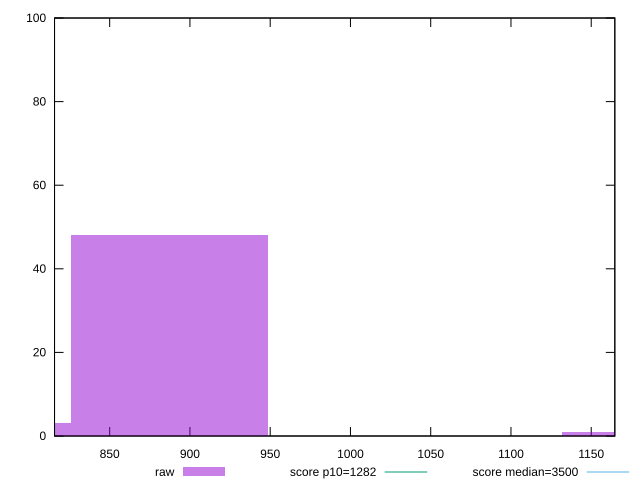

This chart was generated by the following gnuplot code:
reset

$raw <<EOF
1162.6411662897672 1
917.8746049656056 48
856.6829646345652 48
795.4913243035248 3
EOF

set key outside below
set boxwidth 61.191640331040375
set xrange [815.6440000000005:1164.7000000000005]
set yrange [0:100]
set trange [0:100]
set style fill transparent solid 0.5 noborder

set parametric
set terminal svg size 640, 490 enhanced background rgb 'white'
set output "reports/report_00033_2021-03-01T14-23-16.841Z/bootup-time/samples/astro/raw/histogram.svg"

plot $raw title "raw" with boxes, \
     1282,t title "score p10=1282", \
     3500,t title "score median=3500"

reset
